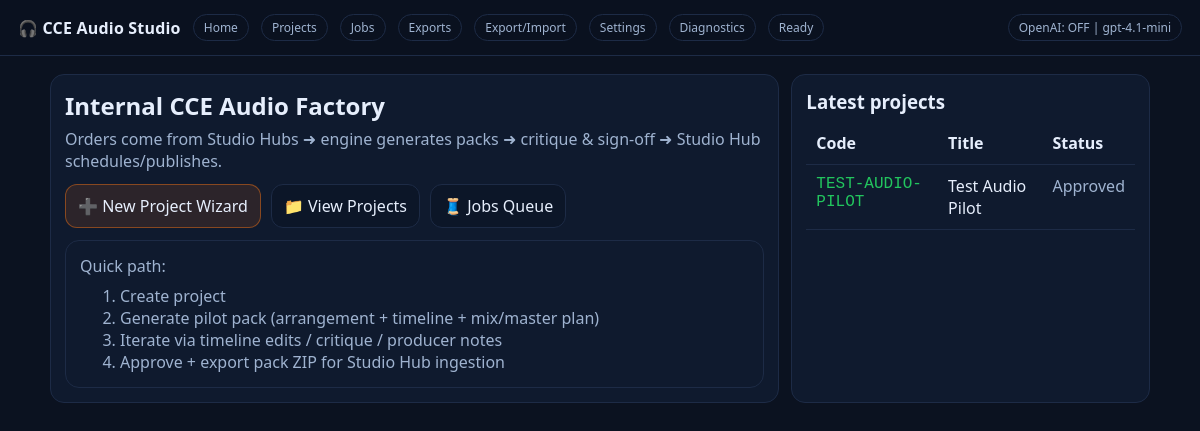
The page / on the database its author committed.
### tables this page shows
CREATE TABLE projects (
                id INTEGER PRIMARY KEY AUTOINCREMENT,
                project_code TEXT UNIQUE,
                title TEXT,
                studio TEXT,
                audio_type TEXT,
                genre TEXT,
                bpm TEXT,
                musical_key TEXT,
                mood TEXT,
                reference_notes TEXT,
                lyrics_theme TEXT,
                notes TEXT,
                status TEXT,
                created_at TEXT,
                updated_at TEXT
            );

### app.py (the view)
    @app.get("/")
    def home():
        projects = storage.list_projects(conn, limit=50)
        return render_template("cca_home.html", projects=projects)

### llm_core.py (called while the page is built)
    def status(self) -> Dict[str, Any]:
        return {
            "openai_installed": self.openai_installed,
            "openai_enabled": self.enabled,
            "model": self.model,
            "provider": "openai" if self.enabled else "offline",
            "reason": self.reason if (not self.openai_installed and self.api_key) else "",
        }

### storage_core.py (called while the page is built)
def get_setting(conn: sqlite3.Connection, key: str, default: Optional[str] = None) -> Optional[str]:
    cur = conn.cursor()
    r = cur.execute("SELECT v FROM settings WHERE k=?", (key,)).fetchone()
    return r["v"] if r else default

def list_projects(conn: sqlite3.Connection, limit: int = 500) -> List[Dict[str, Any]]:
    cur = conn.cursor()
    cur.execute("SELECT * FROM projects ORDER BY updated_at DESC LIMIT ?", (int(limit),))
    return [dict(r) for r in cur.fetchall()]

### templates/cca_home.html
{% extends "cca_base.html" %}
{% set title="Dashboard" %}
{% block content %}
<div class="grid">
  <div class="card" style="grid-column: span 8;">
    <h2 style="margin:0 0 6px">Internal CCE Audio Factory</h2>
    <div class="mut">Orders come from Studio Hubs ➜ engine generates packs ➜ critique & sign-off ➜ Studio Hub schedules/publishes.</div>
    <div class="row" style="margin-top:12px">
      <a class="btn primary" href="{{ url_for('new_project_page') }}">➕ New Project Wizard</a>
      <a class="btn" href="{{ url_for('projects_page') }}">📁 View Projects</a>
      <a class="btn" href="{{ url_for('jobs_page') }}">🧵 Jobs Queue</a>
    </div>
    <div class="card" style="margin-top:12px">
      <div class="mut">Quick path:</div>
      <ol class="mut" style="margin:8px 0 0">
        <li>Create project</li>
        <li>Generate pilot pack (arrangement + timeline + mix/master plan)</li>
        <li>Iterate via timeline edits / critique / producer notes</li>
        <li>Approve + export pack ZIP for Studio Hub ingestion</li>
      </ol>
    </div>
  </div>
  <div class="card" style="grid-column: span 4;">
    <h3 style="margin:0 0 8px">Latest projects</h3>
    {% if projects %}
      <table>
        <tr><th>Code</th><th>Title</th><th>Status</th></tr>
        {% for p in projects[:8] %}
          <tr>
            <td class="mono"><a href="{{ url_for('project_view', code=p.project_code) }}">{{ p.project_code }}</a></td>
            <td>{{ p.title }}</td>
            <td class="mut">{{ p.status }}</td>
          </tr>
        {% endfor %}
      </table>
    {% else %}
      <div class="mut">No projects yet.</div>
    {% endif %}
  </div>
</div>
{% endblock %}

### rows shown on the page
projects: project_code "TEST-AUDIO-PILOT", title "Test Audio Pilot", status "Approved"

### other values the page prints
{{ meta.name }} "CCE Audio Studio"
{{ "ON" if llm.openai_enabled else "OFF" }} "OFF"
{{ llm.model }} "gpt-4.1-mini"
